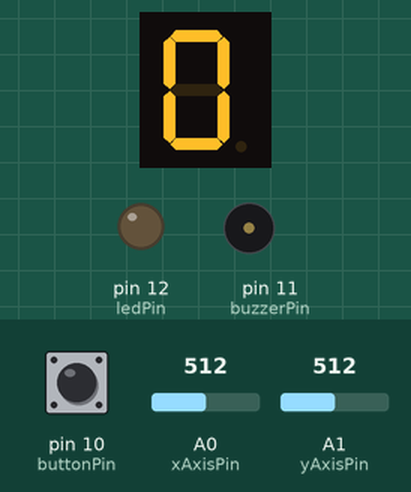
The sketch below on a simulated Arduino Uno, built with avr-gcc and run on an emulated ATmega328P. Shown: 1-digit seven-segment display, output pins drawn as LEDs (lit = HIGH), buzzer (waves = sounding). Wiring (inferred from the names in the program): 1-digit 7-segment display, segments lit when HIGH: segments pin 2, pin 3, pin 4, pin 5, pin 6, pin 7, pin 8. Dashed ring = blinking. The test bench sets the inputs (shaded band); at power-on: pin 10 (buttonPin) HIGH, A1 (yAxisPin) = 512, A0 (xAxisPin) = 512. The segment pins are drawn as the display they are named for; pins used as bus, display or sensor lines are not drawn.

Above: at 2.2 s.
2.3 s: pin 10 (buttonPin) pulled LOW for 0.25 s
At 2.7 s:
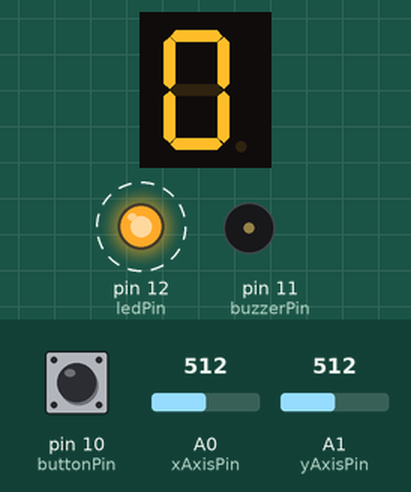
5.4 s: A1 (yAxisPin) set to 810
At 6.9 s:
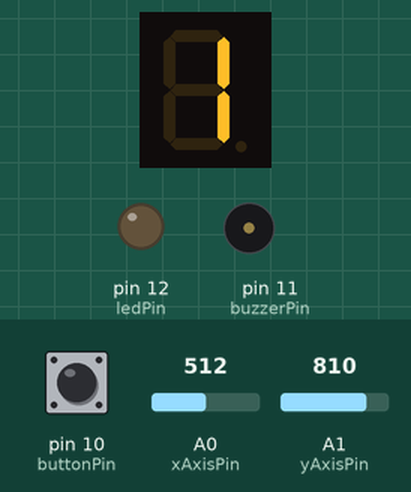
8.4 s: pin 10 (buttonPin) pulled LOW for 1 s
At 11.8 s:
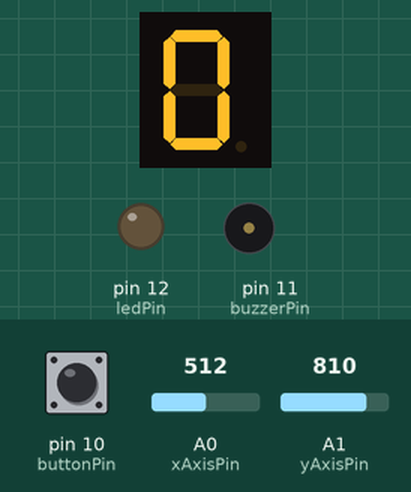
12.4 s: pin 10 (buttonPin) pulled LOW for 3.2 s
At 12.8 s:
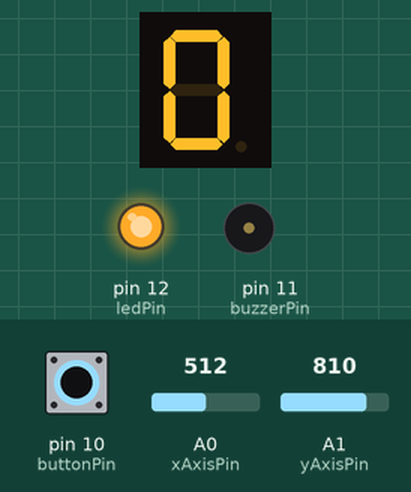
17.1 s: A1 (yAxisPin) set to 790
18.6 s: A1 (yAxisPin) set to 900
At 20.8 s:
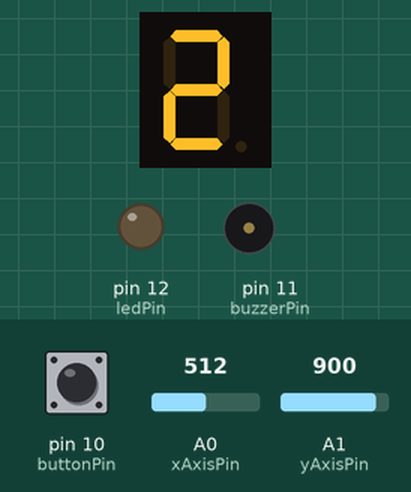
Timing chart, 0 to 22.3 s (numbered marks = the images above; inputs shaded):
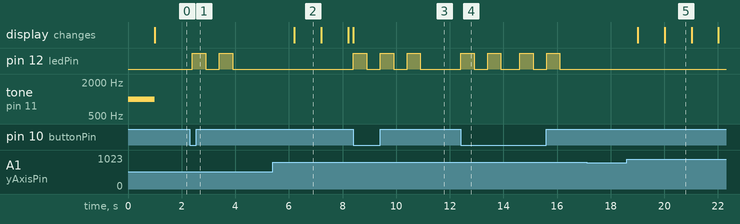

Measured:
- after the input at 2.3 s, pin 12 (ledPin): alternates HIGH for 0.50 s and LOW for 0.50 s, 4 changes in all, then stays LOW, starting after 0.10 s
- after the input at 5.4 s, the display: changes after 0.80 s (image 2)
- after the input at 8.4 s, pin 12 (ledPin): alternates HIGH for 0.50 s and LOW for 0.50 s, 6 changes in all, then stays LOW, starting at once
- after the input at 12.4 s, pin 12 (ledPin): LOW → HIGH at once, → LOW 0.50 s later, → HIGH 0.50 s later, → LOW 0.50 s later, … (8 changes in this stretch)
- after the input at 17.1 s, every drawn part: stays the same
- after the input at 18.6 s, the display: first changes after 0.41 s (image 5 shows a later state)
- what the display in image 2 shows lasts 1.0 s, from 6.2 s to 7.2 s

The sketch:

sketch_apr3a.ino
```cpp
// Pin definitions
const int buzzerPin = 11;
const int ledPin = 12;
const int buttonPin = 10;
const int xAxisPin = A0;
const int yAxisPin = A1;

// Seven-segment display segment pins
const int A = 2;
const int B = 3;
const int C = 4;
const int D = 5;
const int E = 6;
const int F = 7;
const int G = 8;

const int segmentPins[7] = {A, B, C, D, E, F, G};

// Counter variable
int counter = 0;

// Segment display digits 0-9 using the provided pattern
const byte seven_seg_digits[10][7] = {
  { 1, 1, 1, 1, 1, 1, 0 },  // = 0
  { 0, 1, 1, 0, 0, 0, 0 },  // = 1
  { 1, 1, 0, 1, 1, 0, 1 },  // = 2
  { 1, 1, 1, 1, 0, 0, 1 },  // = 3
  { 0, 1, 1, 0, 0, 1, 1 },  // = 4
  { 1, 0, 1, 1, 0, 1, 1 },  // = 5
  { 1, 0, 1, 1, 1, 1, 1 },  // = 6
  { 1, 1, 1, 0, 0, 0, 0 },  // = 7
  { 1, 1, 1, 1, 1, 1, 1 },  // = 8
  { 1, 1, 1, 0, 0, 1, 1 }   // = 9
};

void setup() {
  // Set up the buzzer
  pinMode(buzzerPin, OUTPUT);
  // Play the piezo buzzer for one second
  tone(buzzerPin, 1000); // 1000 Hz tone
  delay(1000);
  noTone(buzzerPin);

  // Set up the LED
  pinMode(ledPin, OUTPUT);

  // Set up the joystick button
  pinMode(buttonPin, INPUT_PULLUP);

  // Set up the seven-segment display pins
  for (int i = 0; i < 7; i++) {
    pinMode(segmentPins[i], OUTPUT);
  }

  // Initialize the seven-segment display
  displayDigit(0);
}

void loop() {
  // Read the joystick positions
  int xValue = analogRead(xAxisPin);
  int yValue = analogRead(yAxisPin);
  bool buttonPressed = digitalRead(buttonPin) == LOW;

  if (buttonPressed) {
    // Reset counter to 0 and blink LED for 2 seconds
    counter = 0;
    displayDigit(0);
    blinkLED(2000);
  } else {
    // Joystick movement handling
    if (yValue > 800) { // Up
      incrementCounter();
    } else if (yValue < 200) { // Down
      incrementCounter();
    } else if (xValue > 800) { // Right
      decrementCounter();
    } else if (xValue < 200) { // Left
      decrementCounter();
    }
  }

  delay(200); // Debounce delay
}

void incrementCounter() {
  if (counter < 50) {
    counter++;
    displayDigit(counter / 5);
  }
}

void decrementCounter() {
  if (counter > 0) {
    counter--;
    displayDigit(counter / 5);
  }
}

void displayDigit(int num) {
  // Display a number on the seven-segment display
  if (num < 0 || num > 9) return;

  for (int i = 0; i < 7; i++) {
    digitalWrite(segmentPins[i], seven_seg_digits[num][i]);
  }
}

void blinkLED(int duration) {
  // Blink the LED for the given duration (in milliseconds)
  unsigned long endTime = millis() + duration;
  while (millis() < endTime) {
    digitalWrite(ledPin, HIGH);
    delay(500);
    digitalWrite(ledPin, LOW);
    delay(500);
  }
}
```
